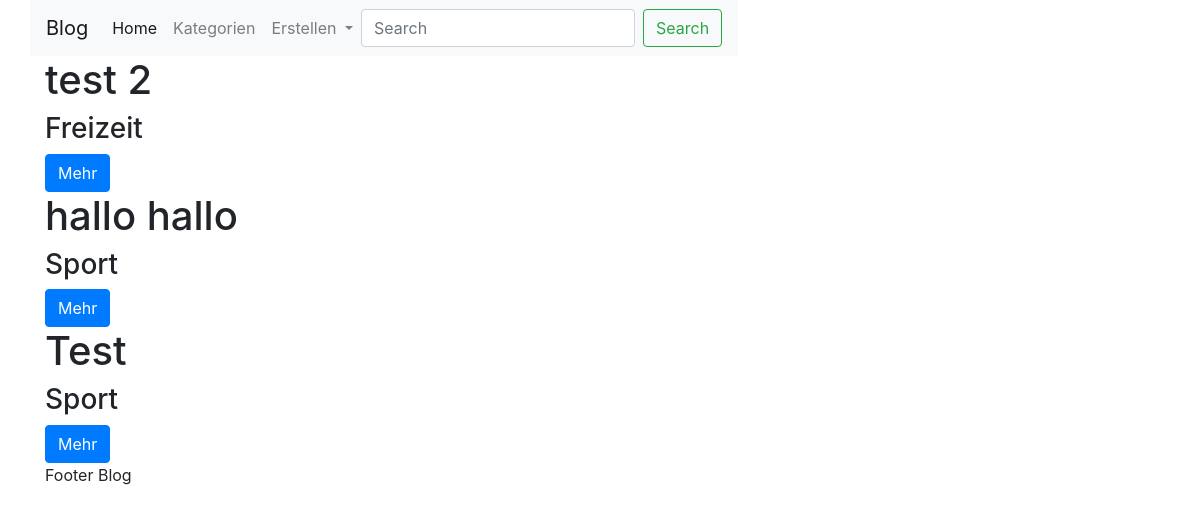
Before: / with the older database file.
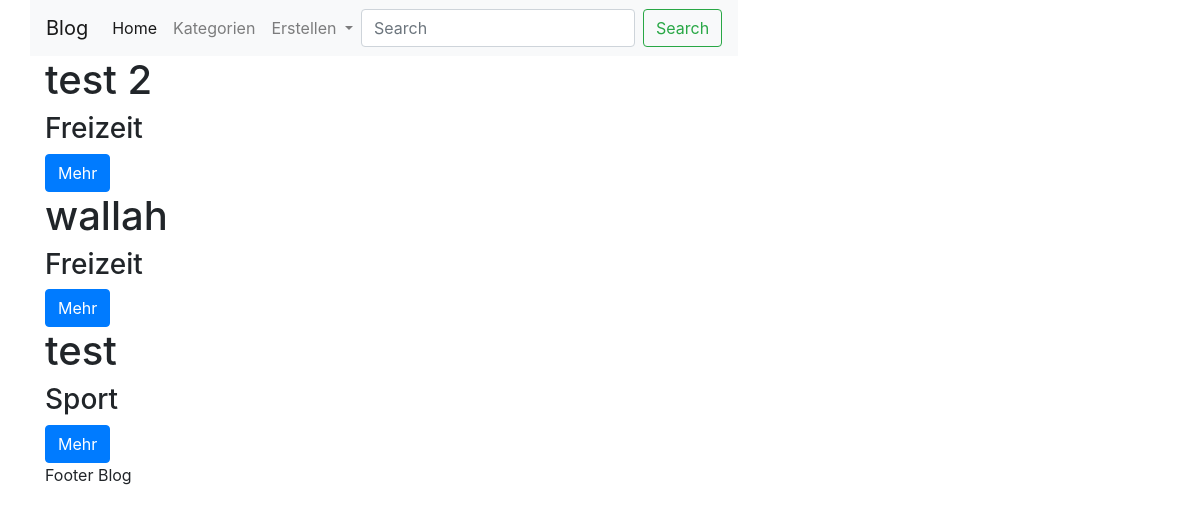
After: the same page with the newer database file.
### app/models.py (models this page shows)
class Blogeintrag(db.Model):
    id = db.Column(db.Integer, primary_key=True)
    titel = db.Column(db.String, nullable=False)
    kategorie = db.Column(db.ForeignKey("kategorie.id"), nullable=False)
    text = db.Column(db.String, nullable=False)
    datum = db.Column(db.Date, nullable=False)

class Kategorie(db.Model):
    id = db.Column(db.Integer,primary_key=True)
    value = db.Column(db.String, nullable=False)
    blogeintrag = db.relationship("Blogeintrag", backref="Kategorie")

### app/blog/routes.py (the view)
@bp.route('/')
def index():
    blog = Blogeintrag.query.order_by(Blogeintrag.datum).limit(3)
    return render_template("blog/overview.html", blog=blog)
    """
    blog = Blogeintrag.query(blog).order_by(Blogeintrag.date.desc()).first()
    return render_template("blog/overview.html", blog=blog)
"""

### app/templates/blog/overview.html
{% extends 'base.html' %}
{% block content %}
    {% for b in blog %}
        <h1> {{ b.titel }}
        </h1>
        <h3> {{ b.Kategorie.value }} </h3>
         <a href="{{ url_for("blog.blog",id=b.id) }}" class="btn btn-primary">Mehr</a>
    {% endfor %}
{% endblock %}

Changed rows visible on the page:
no longer on this page (row edited): Blogeintrag: titel "hallo hallo", Kategorie.value "Sport"
removed Blogeintrag: titel "Test", Kategorie.value "Sport"
now on this page (row unchanged): Blogeintrag: titel "wallah", Kategorie.value "Freizeit"
now on this page (row unchanged): Blogeintrag: titel "test", Kategorie.value "Sport"
